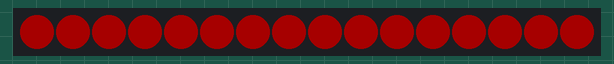
A sketch run on a simulated Arduino Uno, built with avr-gcc and run on an emulated ATmega328P. On the bench: 16 RGB LEDs in strip order, left to right. Dim RGB values are drawn brighter than linear.

Above: at 0.1 s.
At 5.1 s:
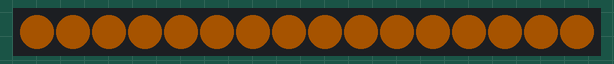
At 10.1 s:
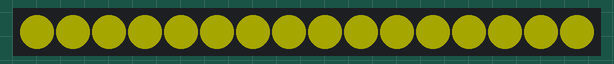
At 15.1 s:
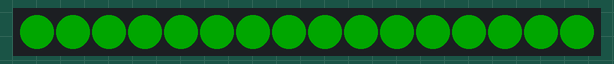
At 20.1 s:
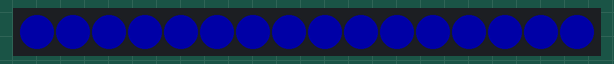
At 30.1 s:
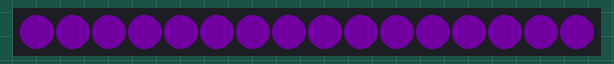

The sketch:

basic.ino
```cpp
#include <Adafruit_NeoPixel.h>

// Parameter 1 = number of pixels in strip
// Parameter 2 = pin number (most are valid)
// Parameter 3 = pixel type flags, add together as needed:
//   NEO_KHZ800  800 KHz bitstream (most NeoPixel products w/WS2812 LEDs)
//   NEO_KHZ400  400 KHz (classic 'v1' (not v2) FLORA pixels, WS2811 drivers)
//   NEO_GRB     Pixels are wired for GRB bitstream (most NeoPixel products)
//   NEO_RGB     Pixels are wired for RGB bitstream (v1 FLORA pixels, not v2)
Adafruit_NeoPixel strip = Adafruit_NeoPixel(16, 1, NEO_GRB + NEO_KHZ800);


uint32_t Violet = strip.Color(148, 0, 211);
uint32_t Indigo = strip.Color(75, 0, 130);
uint32_t Blue = strip.Color(0, 0, 255);
uint32_t Green = strip.Color(0, 255, 0);
uint32_t Yellow = strip.Color(255, 255, 0);
uint32_t Orange = strip.Color(255, 127, 0);
uint32_t Red = strip.Color(255, 0 , 0);

uint32_t Colors[7] = {
  Red,
  Orange,
  Yellow,
  Green,
  Blue,
  Indigo,
  Violet
};

void setup() {
  strip.begin();
  // Set the brightness between 0 (off) to 255 (full)
  strip.setBrightness(40);
  // Initialize all pixels to off
  strip.show();
}

void loop() {
  for(int c = 0; c < 7; c++) {
    for(int i = 0; i < 16; i++) {
      strip.setPixelColor(i, Colors[c]);
    }
    strip.show();
    delay(5000);
  }
}
```

Measured:
- what the display in image 1 shows lasts 5.0 s, from 5.0 s to 10.0 s
